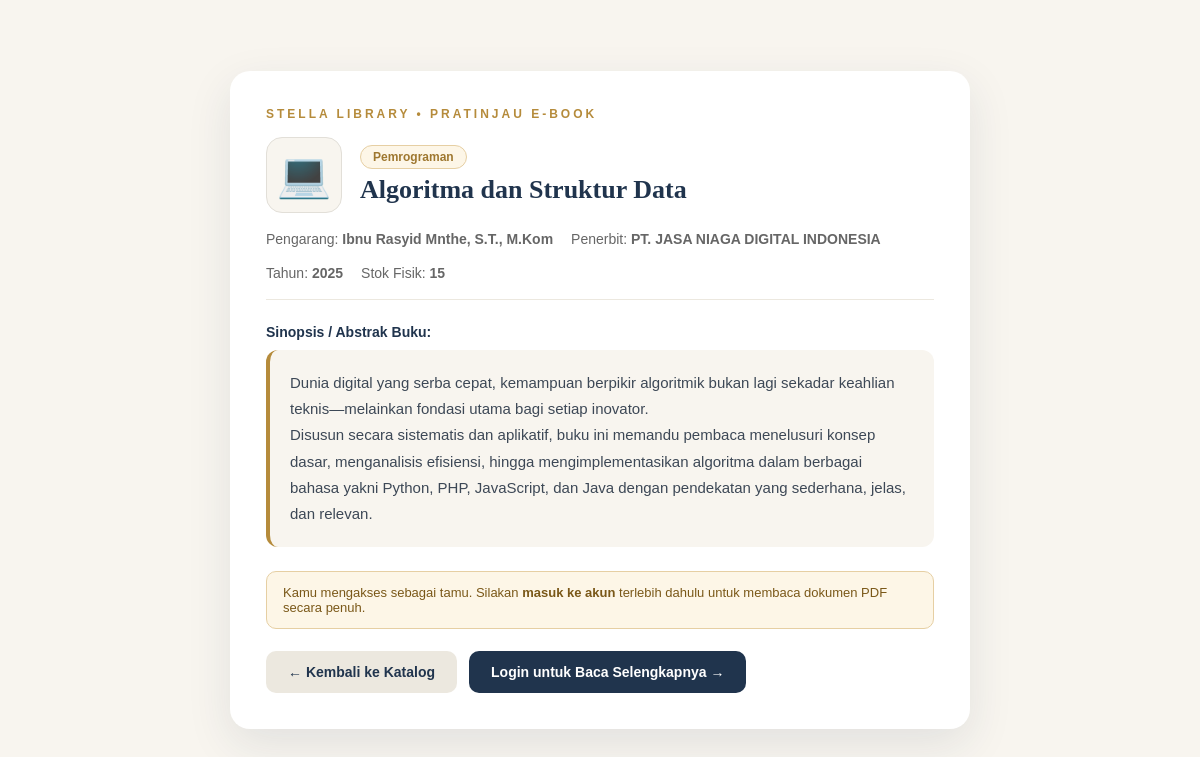
The app's page /mode_baca.php?id_buku=1 with its own data.
### tables this page shows
CREATE TABLE `buku` (
  `id_buku` int(11) NOT NULL,
  `judul` varchar(100) NOT NULL,
  `pengarang` varchar(50) NOT NULL,
  `penerbit` varchar(100) DEFAULT NULL,
  `tahun_terbit` year(4) DEFAULT NULL,
  `kategori` varchar(50) DEFAULT NULL,
  `ikon` varchar(10) DEFAULT NULL,
  `stok` int(11) DEFAULT 1,
  `sinopsis` text DEFAULT NULL,
  `nama_file` varchar(255) DEFAULT NULL,
  `created_at` timestamp NOT NULL DEFAULT current_timestamp()
);

### mode_baca.php (the view, shortened to what this page needs)
<?php
require_once 'koneksi.php';
$id_buku = 0;
if (isset($_GET['id_buku'])) {
    $id_buku = (int)$_GET['id_buku'];
} elseif (isset($_GET['id'])) {
    $id_buku = (int)$_GET['id'];
}
$stmt = $conn->prepare("SELECT id_buku, judul, pengarang, penerbit, tahun_terbit, kategori, ikon, stok, sinopsis, nama_file FROM buku WHERE id_buku = ?");
$stmt->bind_param("i", $id_buku);
$stmt->execute();
$buku = $stmt->get_result()->fetch_assoc();
$judul_buku    = htmlspecialchars($buku['judul'], ENT_QUOTES, 'UTF-8');
$pengarang     = htmlspecialchars($buku['pengarang'], ENT_QUOTES, 'UTF-8');
$kategori      = htmlspecialchars($buku['kategori'] ?? 'Umum', ENT_QUOTES, 'UTF-8');
$ikon          = htmlspecialchars($buku['ikon'] ?? '📘', ENT_QUOTES, 'UTF-8');
$penerbit      = htmlspecialchars($buku['penerbit'] ?? '-', ENT_QUOTES, 'UTF-8');
$tahun_terbit  = htmlspecialchars($buku['tahun_terbit'] ?? '-', ENT_QUOTES, 'UTF-8');
$sinopsis_buku = !empty($buku['sinopsis'])
    ? nl2br(htmlspecialchars($buku['sinopsis'], ENT_QUOTES, 'UTF-8'))
    : '<em>Sinopsis atau abstrak untuk buku ini belum tersedia.</em>';
$sudah_login = isset($_SESSION['user_id']);
$nama_user   = htmlspecialchars($_SESSION['nama'] ?? 'Pembaca', ENT_QUOTES, 'UTF-8');
    ?>
<!DOCTYPE html>
<html lang="id">
<head>
</head>
<body>
    <div class="card">
        <div class="brand">STELLA LIBRARY • PRATINJAU E-BOOK</div>
        <div class="header-top">
            <div class="ikon-buku"><?= $ikon ?></div>
            <div>
                <span class="badge"><?= $kategori ?></span>
                <h1><?= $judul_buku ?></h1>
            </div>
        </div>
        <div class="meta">
            <span>Pengarang: <strong><?= $pengarang ?></strong></span>
            <span>Penerbit: <strong><?= $penerbit ?></strong></span>
            <span>Tahun: <strong><?= $tahun_terbit ?></strong></span>
            <span>Stok Fisik: <strong><?= (int)$buku['stok'] ?></strong></span>
        </div>
        <div class="sinopsis-label">Sinopsis / Abstrak Buku:</div>
        <div class="sinopsis-isi"><?= $sinopsis_buku ?></div>
        <?php if (!$sudah_login): ?>
            <div class="info-login">
                Kamu mengakses sebagai tamu. Silakan <strong>masuk ke akun</strong> terlebih dahulu untuk membaca dokumen PDF secara penuh.
            </div>
        <?php else: ?>
            <div class="info-login" style="background: #e5f6e9; border-color: #b7e1c1; color: #216e39;">
                Halo, <strong><?= $nama_user ?></strong>! Akunmu aktif dan dapat langsung membaca buku ini.
            </div>
        <?php endif; ?>
        <div class="actions">
            <a href="index.php" class="btn btn-secondary">&larr; Kembali ke Katalog</a>
            <a href="mode_baca.php?id_buku=<?= $id_buku ?>&aksi=baca" class="btn btn-primary">
                <?= $sudah_login ? 'Baca Selengkapnya &rarr;' : 'Login untuk Baca Selengkapnya &rarr;' ?>
            </a>
        </div>
    </div>
</body>
</html>

### mode_baca.php (style rules this page uses)
* { box-sizing: border-box; }
body { margin: 0; min-height: 100vh; font-family: "DM Sans", Arial, sans-serif; background: #f8f5ef; color: #20344d; display: flex; justify-content: center; align-items: center; padding: 32px 16px; }
.card { width: 100%; max-width: 740px; background: #ffffff; padding: 36px; border-radius: 20px; box-shadow: 0 15px 45px rgba(32, 52, 77, 0.10); }
.brand { color: #b58b3b; font-size: 12px; font-weight: bold; letter-spacing: 3px; margin-bottom: 16px; }
.header-top { display: flex; align-items: center; gap: 18px; margin-bottom: 18px; }
.ikon-buku { font-size: 44px; background: #f8f5ef; border: 1px solid #e2dfd8; width: 76px; height: 76px; display: flex; align-items: center; justify-content: center; border-radius: 16px; flex-shrink: 0; }
.badge { display: inline-block; background: #fdf6e7; color: #9e772f; border: 1px solid #e6cfa3; padding: 4px 12px; border-radius: 20px; font-size: 12px; font-weight: bold; margin-bottom: 6px; }
h1 { margin: 0; font-family: Georgia, serif; font-size: 26px; color: #20344d; }
.meta { color: #666; font-size: 14px; margin-bottom: 24px; padding-bottom: 18px; border-bottom: 1px solid #ece8df; display: flex; flex-wrap: wrap; gap: 18px; }
.sinopsis-label { font-weight: bold; font-size: 14px; margin-bottom: 10px; color: #20344d; }
.sinopsis-isi { line-height: 1.75; font-size: 15px; color: #3d4856; background: #f8f5ef; padding: 20px; border-radius: 12px; border-left: 4px solid #b58b3b; margin-bottom: 24px; }
.info-login { font-size: 13px; color: #7a5818; background: #fdf6e7; border: 1px solid #e6cfa3; padding: 13px 16px; border-radius: 10px; margin-bottom: 22px; }
.actions { display: flex; gap: 12px; flex-wrap: wrap; }
.btn { text-decoration: none; padding: 13px 22px; border-radius: 10px; font-size: 14px; font-weight: 600; display: inline-block; }
.btn-secondary { background: #ece8df; color: #20344d; }
.btn-primary { background: #20344d; color: #ffffff; }

### records on screen
buku: ikon "💻", kategori "Pemrograman", judul "Algoritma dan Struktur Data", pengarang "Ibnu Rasyid Mnthe, S.T., M.Kom", penerbit "PT. JASA NIAGA DIGITAL INDONESIA", tahun_terbit "2025", stok "15", sinopsis "Dunia digital yang serba cepat, kemampuan berpikir algoritmik bukan lagi sekadar keahlian teknis—melainkan fondasi utama bagi setiap inovator. Disusun secara sistematis dan aplikatif, buku ini memandu pembaca menelusuri konsep dasar, menganalisis efisiensi, hingga mengimplementasikan algoritma dalam berbagai bahasa yakni Python, PHP, JavaScript, dan Java dengan pendekatan yang sederhana, jelas, dan relevan."
